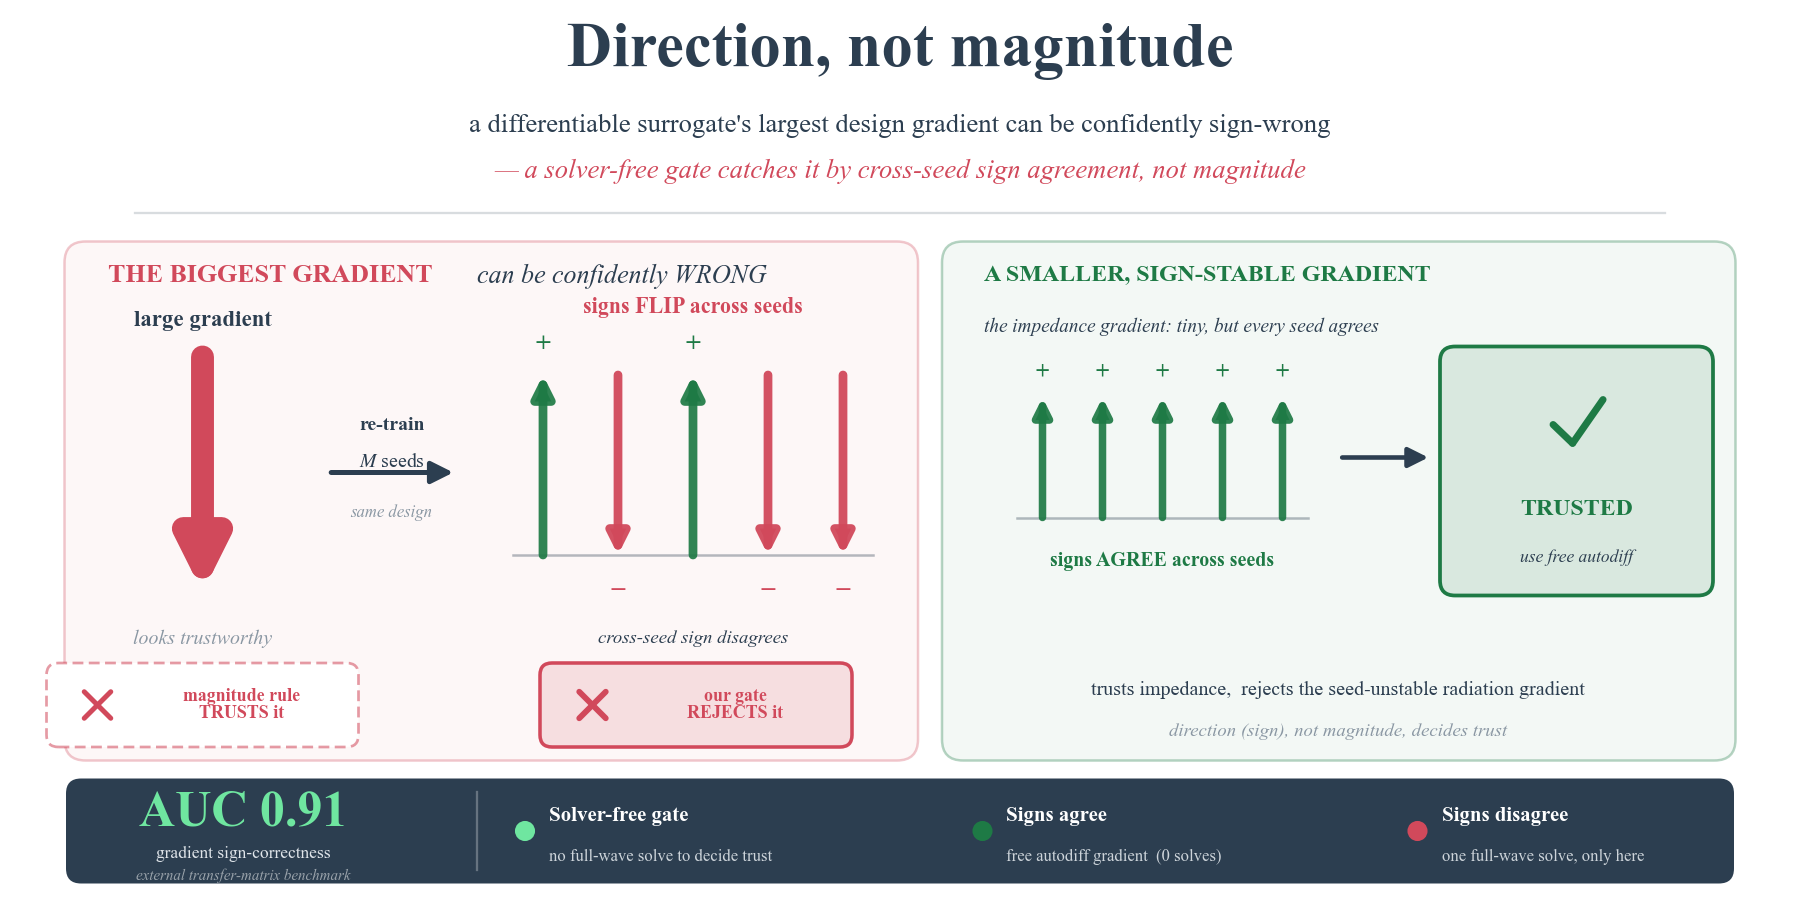

The script that saved this image:
# -*- coding: utf-8 -*-
# Elsevier graphical abstract for paper 2 -- VARIANT B: "the biggest gradient can be
# confidently wrong" (danger/reveal hook).
#
# Concept (foregrounds the CORE innovation -- DIRECTION, NOT MAGNITUDE):
#   * One BIG, bold, confident-looking design-gradient arrow = the hero ("largest gradient,
#     looks trustworthy"). This is the seed-UNSTABLE radiation/aperture gradient.
#   * Reveal: re-trained across M seeds its per-component SIGN FLIPS -> the single arrow
#     splits into several seed-arrows pointing opposite ways (real signs from
#     zones_multiseed.npz: rela comp0 = + - + - -). A subtle danger accent.
#   * Verdict: a MAGNITUDE rule TRUSTS it (wrong); our solver-free gate REJECTS it because
#     the cross-seed sign DISAGREES. Contrast: a second, smaller-but-sign-stable gradient
#     (the impedance/feed gradient, sign-agreement = 1.0) that IS trusted.
#
# Honest numbers only: headline = AUC 0.91 predicting gradient sign-correctness on an
# EXTERNAL transfer-matrix benchmark; "solver-free"; "free autodiff where seeds agree, one
# full-wave solve where they disagree". (No "63% fewer solves" headline -- scoped.)
#
# All arrows / ticks / dots are DRAWN (patches), never unicode glyphs, to avoid tofu boxes.
import os
os.environ['KMP_DUPLICATE_LIB_OK'] = 'TRUE'
import numpy as np
import matplotlib
matplotlib.use('Agg')
import matplotlib.pyplot as plt
import matplotlib.colors as mcolors
from matplotlib.patches import FancyBboxPatch, FancyArrowPatch, Circle, Wedge
from matplotlib.lines import Line2D

DIR = os.path.dirname(os.path.abspath(__file__))

# ---- refined cohesive palette -------------------------------------------------
INK = '#2c3e50'   # slate ink -- all text
GRN = '#1e7a45'   # trust  (signs agree)
RED = '#d1495b'   # verify / danger (signs disagree)
MUT = '#8a97a3'   # muted slate-grey for secondary marks
PAPER = '#ffffff'

def tint(c, a):
    r = list(mcolors.to_rgba(c)); r[3] = a; return tuple(r)

plt.rcParams.update({
    'font.family': 'serif', 'font.serif': ['Times New Roman'],
    'mathtext.fontset': 'stix', 'pdf.fonttype': 42, 'ps.fonttype': 42,
    'text.color': INK, 'axes.edgecolor': INK,
})

# ---- real per-seed signs of the seed-UNSTABLE (radiation/aperture) gradient ----
Z = np.load(os.path.join(DIR, 'zones_multiseed.npz'))
rela = Z['rela']                       # (10 seeds, 6 components) radiation gradient
unstable_signs = list(np.sign(rela[:5, 0]).astype(int))   # real comp0, first 5 seeds: [+,-,+,-,-]
stable_signs = [1, 1, 1, 1, 1]         # impedance/feed gradient: cross-seed signs agree (sa=1.0)

# ===============================================================================
fig = plt.figure(figsize=(12.0, 6.0))
fig.patch.set_facecolor(PAPER)
ax = fig.add_axes([0, 0, 1, 1]); ax.set_xlim(0, 12); ax.set_ylim(0, 6); ax.axis('off')

def A(x, y, **k):  # convenience: ax coords
    return ax

# ------------------------------------------------------------------ title block
ax.text(6.0, 5.66, 'Direction, not magnitude', ha='center', va='center',
        fontsize=30, fontweight='bold', color=INK)
ax.text(6.0, 5.16,
        "a differentiable surrogate's largest design gradient can be confidently sign-wrong",
        ha='center', va='center', fontsize=12.8, color=INK)
ax.text(6.0, 4.86,
        "— a solver-free gate catches it by cross-seed sign agreement, not magnitude",
        ha='center', va='center', fontsize=12.8, color=RED, style='italic')

# thin rule under the title
ax.add_line(Line2D([0.9, 11.1], [4.58, 4.58], color=tint(INK, 0.18), lw=1.1, zorder=1))

# ------------------------------------------------------------------ helper: drawn tick / cross
def draw_tick(cx, cy, s, col, lw=3.2):
    ax.add_line(Line2D([cx - 0.30*s, cx - 0.05*s], [cy - 0.02*s, cy - 0.26*s],
                       color=col, lw=lw, solid_capstyle='round', zorder=20))
    ax.add_line(Line2D([cx - 0.05*s, cx + 0.34*s], [cy - 0.26*s, cy + 0.30*s],
                       color=col, lw=lw, solid_capstyle='round', zorder=20))

def draw_cross(cx, cy, s, col, lw=3.2):
    ax.add_line(Line2D([cx - 0.26*s, cx + 0.26*s], [cy - 0.26*s, cy + 0.26*s],
                       color=col, lw=lw, solid_capstyle='round', zorder=20))
    ax.add_line(Line2D([cx - 0.26*s, cx + 0.26*s], [cy + 0.26*s, cy - 0.26*s],
                       color=col, lw=lw, solid_capstyle='round', zorder=20))

def big_arrow(x0, y0, x1, y1, col, lw, ms, z=10, alpha=1.0):
    ax.add_patch(FancyArrowPatch((x0, y0), (x1, y1),
                 arrowstyle='-|>', mutation_scale=ms, lw=lw, color=col,
                 shrinkA=0, shrinkB=0, zorder=z, alpha=alpha, capstyle='round'))

# =========================================================== LEFT: the HERO trap
# soft danger field behind the hero
ax.add_patch(FancyBboxPatch((0.45, 0.95), 5.65, 3.42,
             boxstyle='round,pad=0.02,rounding_size=0.14',
             facecolor=tint(RED, 0.045), edgecolor=tint(RED, 0.30), lw=1.2, zorder=0))
ax.text(0.72, 4.16, 'THE BIGGEST GRADIENT', ha='left', va='center',
        fontsize=12.5, fontweight='bold', color=RED)
ax.text(3.18, 4.16, 'can be confidently WRONG', ha='left', va='center',
        fontsize=12.5, color=INK, style='italic')

# --- (1) the single big confident arrow ---------------------------------------
hx = 1.35
big_arrow(hx, 3.62, hx, 2.05, RED, lw=11.0, ms=46, z=8)
ax.text(hx, 3.86, 'large gradient', ha='center', va='center',
        fontsize=11.0, color=INK, fontweight='bold')
ax.text(hx, 1.74, 'looks trustworthy', ha='center', va='center',
        fontsize=9.6, color=MUT, style='italic')
# a magnitude rule "trusts" it -> WRONG (dashed = the naive baseline)
ax.add_patch(FancyBboxPatch((hx - 1.02, 1.04), 2.04, 0.52,
             boxstyle='round,pad=0.02,rounding_size=0.08',
             facecolor='white', edgecolor=tint(RED, 0.55), lw=1.3, ls=(0, (4, 2)), zorder=9))
draw_cross(hx - 0.70, 1.30, 0.34, RED, lw=2.4)
ax.text(hx + 0.26, 1.30, 'magnitude rule\nTRUSTS it', ha='center', va='center',
        fontsize=8.6, color=RED, fontweight='bold', linespacing=0.95, zorder=21)

# --- reveal arrow: "re-train M seeds" -----------------------------------------
ax.add_patch(FancyArrowPatch((2.18, 2.85), (3.05, 2.85), arrowstyle='-|>',
             mutation_scale=22, lw=2.4, color=INK, zorder=8))
ax.text(2.61, 3.16, 're-train', ha='center', va='center', fontsize=9.5,
        color=INK, fontweight='bold')
ax.text(2.61, 2.92, r'$M$ seeds', ha='center', va='center', fontsize=9.5, color=INK)
ax.text(2.61, 2.58, 'same design', ha='center', va='center', fontsize=8.0,
        color=MUT, style='italic')

# --- (2) the split into seed-arrows pointing opposite ways --------------------
sx = np.linspace(3.62, 5.62, len(unstable_signs))
for xi, sgn in zip(sx, unstable_signs):
    up = sgn > 0
    col = GRN if up else RED
    y_lab = 2.05
    if up:
        big_arrow(xi, 2.30, xi, 3.50, col, lw=4.2, ms=20, z=11, alpha=0.92)
    else:
        big_arrow(xi, 3.50, xi, 2.30, col, lw=4.2, ms=20, z=11, alpha=0.95)
    ax.text(xi, 3.70 if up else 2.05, '+' if up else '−', ha='center',
            va='center', fontsize=12.5, color=col, fontweight='bold')
# baseline through the seed arrows
ax.add_line(Line2D([3.42, 5.82], [2.30, 2.30], color=tint(INK, 0.35), lw=1.2, zorder=9))
ax.text(4.62, 3.95, 'signs FLIP across seeds', ha='center', va='center',
        fontsize=10.6, color=RED, fontweight='bold')
ax.text(4.62, 1.74, 'cross-seed sign disagrees', ha='center', va='center',
        fontsize=9.0, color=INK, style='italic')

# our gate REJECTS
ax.add_patch(FancyBboxPatch((3.62, 1.04), 2.04, 0.52,
             boxstyle='round,pad=0.02,rounding_size=0.08',
             facecolor=tint(RED, 0.14), edgecolor=RED, lw=1.7, zorder=9))
draw_cross(3.95, 1.30, 0.34, RED, lw=2.8)
ax.text(4.90, 1.30, 'our gate\nREJECTS it', ha='center', va='center',
        fontsize=8.6, color=RED, fontweight='bold', linespacing=0.95, zorder=21)

# =========================================================== RIGHT: the contrast
ax.add_patch(FancyBboxPatch((6.30, 0.95), 5.25, 3.42,
             boxstyle='round,pad=0.02,rounding_size=0.14',
             facecolor=tint(GRN, 0.05), edgecolor=tint(GRN, 0.32), lw=1.2, zorder=0))
ax.text(6.56, 4.16, 'A SMALLER, SIGN-STABLE GRADIENT', ha='left', va='center',
        fontsize=11.5, fontweight='bold', color=GRN)
ax.text(6.56, 3.82, 'the impedance gradient: tiny, but every seed agrees', ha='left',
        va='center', fontsize=9.2, color=INK, style='italic')

# small stable arrow + its seed copies, all the same way
gx = np.linspace(6.95, 8.55, len(stable_signs))
for xi in gx:
    big_arrow(xi, 2.55, xi, 3.35, GRN, lw=3.6, ms=17, z=11, alpha=0.92)
    ax.text(xi, 3.52, '+', ha='center', va='center', fontsize=11.0,
            color=GRN, fontweight='bold')
ax.add_line(Line2D([6.78, 8.72], [2.55, 2.55], color=tint(INK, 0.35), lw=1.2, zorder=9))
ax.text(7.75, 2.26, 'signs AGREE across seeds', ha='center', va='center',
        fontsize=9.6, color=GRN, fontweight='bold')

# arrow to verdict
ax.add_patch(FancyArrowPatch((8.92, 2.95), (9.55, 2.95), arrowstyle='-|>',
             mutation_scale=20, lw=2.2, color=INK, zorder=8))

# trusted verdict card
ax.add_patch(FancyBboxPatch((9.62, 2.05), 1.78, 1.62,
             boxstyle='round,pad=0.02,rounding_size=0.10',
             facecolor=tint(GRN, 0.12), edgecolor=GRN, lw=1.8, zorder=9))
draw_tick(10.51, 3.18, 0.52, GRN, lw=3.4)
ax.text(10.51, 2.60, 'TRUSTED', ha='center', va='center', fontsize=11.5,
        color=GRN, fontweight='bold', zorder=21)
ax.text(10.51, 2.28, 'use free autodiff', ha='center', va='center',
        fontsize=8.4, color=INK, style='italic', zorder=21)

# the one-line takeaway bridging both halves
ax.text(8.92, 1.40, 'trusts impedance,  rejects the seed-unstable radiation gradient',
        ha='center', va='center', fontsize=9.6, color=INK)
ax.text(8.92, 1.12, 'direction (sign), not magnitude, decides trust',
        ha='center', va='center', fontsize=9.0, color=MUT, style='italic')

# =========================================================== BOTTOM payoff strip
ax.add_patch(FancyBboxPatch((0.45, 0.12), 11.10, 0.68,
             boxstyle='round,pad=0.01,rounding_size=0.10',
             facecolor=INK, edgecolor='none', zorder=5))

# headline AUC (signal green on ink) -- with its own external-benchmark provenance
ax.text(1.62, 0.575, 'AUC 0.91', ha='center', va='center', fontsize=24,
        fontweight='bold', color='#6fe6a0', zorder=6)
ax.text(1.62, 0.305, 'gradient sign-correctness', ha='center', va='center',
        fontsize=8.4, color='#e0e5ea', zorder=6)
ax.text(1.62, 0.165, 'external transfer-matrix benchmark', ha='center', va='center',
        fontsize=7.2, color='#9aa3ab', style='italic', zorder=6)

# divider
ax.add_line(Line2D([3.18, 3.18], [0.20, 0.72], color=tint('#ffffff', 0.28), lw=1.1, zorder=6))

# three payoff chips (evenly spaced, no right-edge collision)
def chip(xdot, dotcol, head, sub):
    ax.add_patch(Circle((xdot, 0.46), 0.060, color=dotcol, zorder=7))
    ax.text(xdot + 0.16, 0.555, head, ha='left', va='center', fontsize=10.0,
            color='white', fontweight='bold', zorder=7)
    ax.text(xdot + 0.16, 0.285, sub, ha='left', va='center', fontsize=8.0,
            color='#cdd4da', zorder=7)

chip(3.50, '#6fe6a0', 'Solver-free gate',
     'no full-wave solve to decide trust')
chip(6.55, GRN, 'Signs agree',
     'free autodiff gradient  (0 solves)')
chip(9.45, RED, 'Signs disagree',
     'one full-wave solve, only here')

# ------------------------------------------------------------------ save + report
out_pdf = os.path.join(DIR, 'fig_graphical_p2_B.pdf')
out_png = os.path.join(DIR, 'fig_graphical_p2_B.png')
fig.savefig(out_pdf, facecolor=PAPER)
fig.savefig(out_png, dpi=150, facecolor=PAPER)
plt.close(fig)
try:
    from PIL import Image
    w, h = Image.open(out_png).size
    print(f'fig_graphical_p2_B (biggest-gradient-wrong hook): PNG {w}x{h}px; '
          f'unstable seed signs={unstable_signs}; -> {DIR}')
except Exception:
    print('fig_graphical_p2_B: written')
